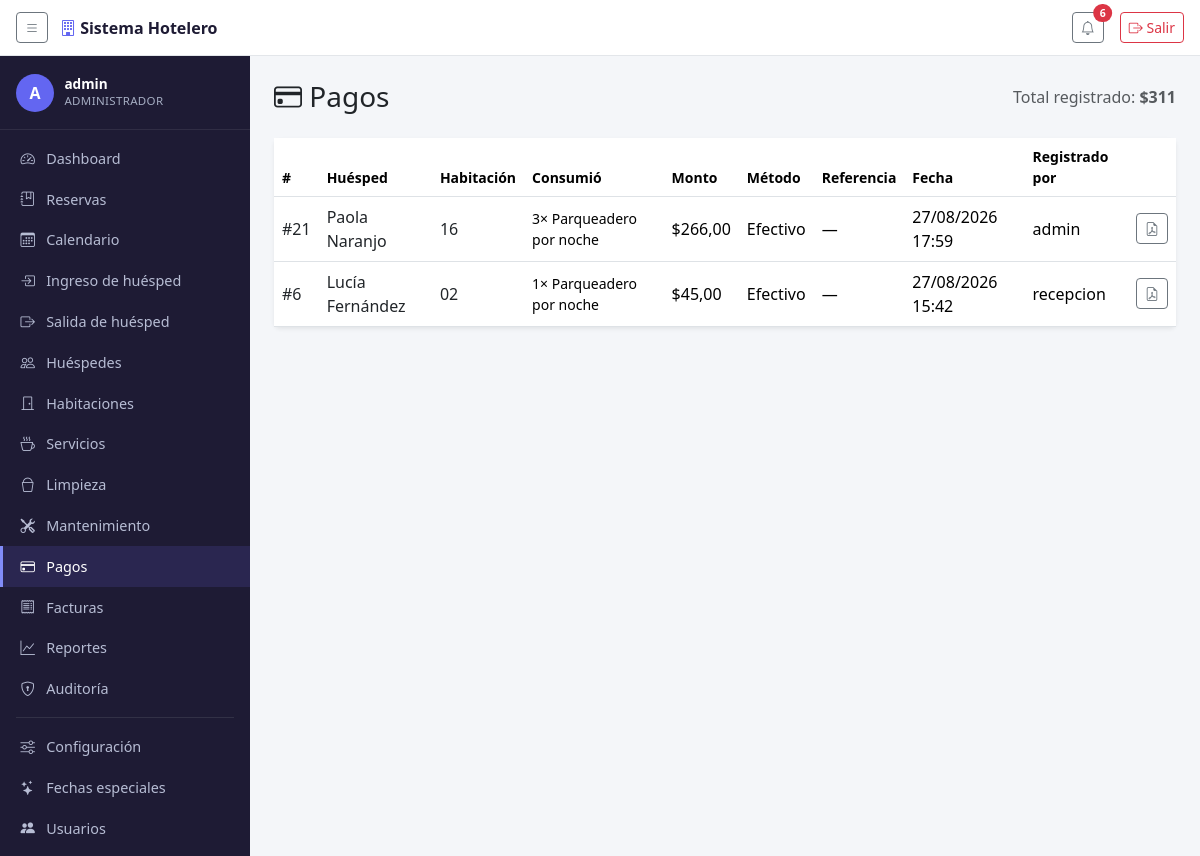
Screenshot of /pagos/ (signed in) with the database file from the repository.
### reservas/models.py (models this page shows, shortened)
class Pago(models.Model):
    reserva = models.ForeignKey(Reserva, on_delete=models.CASCADE, related_name='pagos')
    monto = models.DecimalField(max_digits=10, decimal_places=2)
    metodo = models.CharField(max_length=20, choices=METODOS_PAGO, default='Efectivo')
    referencia = models.CharField(
        max_length=100, blank=True, verbose_name='N.º de comprobante / referencia',
        help_text='Obligatorio para Transferencia y Tarjeta.',
    )
    fecha = models.DateTimeField(auto_now_add=True)
    usuario = models.ForeignKey(
        settings.AUTH_USER_MODEL, on_delete=models.SET_NULL, null=True, blank=True,
        help_text='Quién lo registró.',
    )
    observacion = models.TextField(blank=True)
    class Meta:
        ordering = ['-fecha']

class Reserva(models.Model):
    cliente = models.ForeignKey(Cliente, on_delete=models.RESTRICT)
    habitacion = models.ForeignKey(Habitacion, on_delete=models.CASCADE)
    fecha_ingreso = models.DateField()
    fecha_salida = models.DateField()
    creada_en = models.DateTimeField(auto_now_add=True, null=True)
    check_in_at = models.DateTimeField(null=True, blank=True)
    check_out_at = models.DateTimeField(null=True, blank=True)
    cancelada_en = models.DateTimeField(null=True, blank=True)
    motivo_cancelacion = models.TextField(blank=True)
    class Meta:
        ordering = ['-fecha_ingreso']
        constraints = [
            models.CheckConstraint(
                check=Q(fecha_salida__gt=models.F('fecha_ingreso')),
                name='reserva_fecha_salida_posterior_a_ingreso',
            ),
        ]
    def duracion(self):
        return (self.fecha_salida - self.fecha_ingreso).days
    def temporada_especial(self):
        return FechaEspecial.objects.filter(
            activo=True, fecha_inicio__lte=self.fecha_salida, fecha_fin__gte=self.fecha_ingreso,
        ).order_by('-fecha_inicio').first()
    def costo(self):
        base = self.habitacion.precio * self.duracion()
        temporada = self.temporada_especial()
        if temporada and temporada.porcentaje_ajuste:
            factor = Decimal('1') + (temporada.porcentaje_ajuste / Decimal('100'))
            base = (base * factor).quantize(Decimal('0.01'))
        return base
    def total_consumos(self):
        return self.consumos.aggregate(t=Sum('subtotal'))['t'] or 0
    def total_con_iva(self):
        return self.costo() + self.total_consumos()
    def total_pagado(self):
        return self.pagos.aggregate(t=Sum('monto'))['t'] or 0
    def saldo_pendiente(self):
        total = self.factura.total if hasattr(self, 'factura') else self.total_con_iva()
        return total - self.total_pagado()

class Cliente(models.Model):
    cedula = models.CharField(
        max_length=13, primary_key=True, verbose_name='N.º de documento',
        help_text='Cédula (10 dígitos) o RUC (13 dígitos) según el tipo elegido abajo.',
    )
    tipo_documento = models.CharField(max_length=20, choices=TIPOS_DOCUMENTO, default='Cedula')
    nombre = models.CharField(max_length=50)
    apellido = models.CharField(max_length=50)
    telefono = models.CharField(
        max_length=10, validators=[validar_telefono_ecuador],
        help_text='10 dígitos, empieza con 0 (ej. 0991234567).',
    )
    correo = models.EmailField()
    direccion = models.CharField(max_length=100, null=True, blank=True)
    nacionalidad = models.CharField(max_length=50, null=True, blank=True)
    observaciones = models.TextField(null=True, blank=True)
    class Meta:
        ordering = ['apellido', 'nombre']
    def nombre_completo(self):
        return f'{self.nombre} {self.apellido}'

class Habitacion(models.Model):
    codigo = models.CharField(max_length=100, primary_key=True)
    numero = models.CharField(max_length=10, unique=True)
    tipo = models.ForeignKey(TipoHabitacion, on_delete=models.PROTECT, related_name='habitaciones')
    precio = models.DecimalField(
        max_digits=10, decimal_places=2,
        help_text=(
            'Precio por noche que paga el huésped, IVA incluido (sección 31). '
            'Si se deja en blanco se usa el del tipo.'
        ),
    )
    estado = models.CharField(max_length=20, choices=ESTADOS_HABITACION, default='Disponible')
    piso = models.CharField(max_length=10, null=True, blank=True)
    descripcion = models.TextField(null=True, blank=True)
    caracteristicas = models.TextField(
        null=True, blank=True,
        help_text='Ej: vista al mar, balcón, aire acondicionado (texto libre por ahora).',
    )
    imagen = models.ImageField(upload_to='habitaciones/', null=True, blank=True)
    class Meta:
        ordering = ['numero']

### reservas/views.py (the view)
# urls.py: path('pagos/', views.pagos_lista, name='pagos_lista'),
@permission_required('reservas.view_pago', raise_exception=True)
def pagos_lista(request):
    pagos_qs = Pago.objects.select_related(
        'reserva__cliente', 'reserva__habitacion', 'usuario',
    ).prefetch_related('reserva__consumos__servicio')
    pagina = Paginator(pagos_qs, 25).get_page(request.GET.get('page'))
    total_periodo = pagos_qs.aggregate(t=Sum('monto'))['t'] or 0
    for pago in pagina:
        consumos = list(pago.reserva.consumos.all())
        pago.resumen_consumos = ', '.join(
            f'{c.cantidad}× {c.servicio.nombre}' for c in consumos
        )
    return render(request, 'reservas/pagos_lista.html', {
        'seccion': 'pagos',
        'pagina': pagina,
        'total': total_periodo,
    })

### reservas/context_processors.py (called while the page is built)
def tema_temporada(request):
    if not request.user.is_authenticated:
        return {}
    hoy = timezone.localdate()
    especial = FechaEspecial.objects.filter(
        activo=True, fecha_inicio__lte=hoy, fecha_fin__gte=hoy,
    ).exclude(tema='ninguno').order_by('-fecha_inicio').first()
    if not especial:
        return {'tema_temporada': None}
    estilos = _ESTILOS_TEMA.get(especial.tema)
    if not estilos:
        return {'tema_temporada': None}
    return {'tema_temporada': {**estilos, 'fecha_especial': especial}}

### reservas/templates/reservas/pagos_lista.html (shortened to what this page needs)
{% extends "base.html" %}
{% block content %}
<div class="d-flex justify-content-between align-items-center mb-4">
  <h1 class="h3 mb-0"><i class="bi bi-credit-card"></i> Pagos</h1>
  <span class="text-muted">Total registrado: <strong>${{ total }}</strong></span>
</div>
<div class="card border-0 shadow-sm">
  <div class="table-responsive">
    <table class="table align-middle mb-0">
      <thead>
        <tr class="text-muted small">
          <th>#</th>
          <th>Huésped</th>
          <th>Habitación</th>
          <th>Consumió</th>
          <th>Monto</th>
          <th>Método</th>
          <th>Referencia</th>
          <th>Fecha</th>
          <th>Registrado por</th>
          <th></th>
        </tr>
      </thead>
      <tbody>
        {% for p in pagina %}
        <tr>
          <td><a href="{% url 'reserva_detalle' p.reserva_id %}">#{{ p.reserva_id }}</a></td>
          <td><a href="{% url 'huesped_detalle' p.reserva.cliente.cedula %}">{{ p.reserva.cliente.nombre_completo }}</a></td>
          <td><a href="{% url 'habitacion_detalle' p.reserva.habitacion.codigo %}">{{ p.reserva.habitacion.numero }}</a></td>
          <td class="small">
            {% if p.resumen_consumos %}
            <span title="{{ p.resumen_consumos }}">{{ p.resumen_consumos|truncatechars:35 }}</span>
            {% else %}
            <span class="text-muted">Sin consumos</span>
            {% endif %}
          </td>
          <td>${{ p.monto }}</td>
          <td>{{ p.get_metodo_display }}</td>
          <td>{{ p.referencia|default:"—" }}</td>
          <td>{{ p.fecha|date:"d/m/Y H:i" }}</td>
          <td>{{ p.usuario|default:"—" }}</td>
          <td>
            <a href="{% url 'comprobante_pago_pdf' p.id %}" target="_blank" class="btn btn-sm btn-outline-secondary" title="Descargar comprobante">
              <i class="bi bi-file-earmark-pdf"></i>
            </a>
          </td>
        </tr>
        {% empty %}
        <tr><td colspan="10" class="text-center text-muted py-4">Todavía no hay pagos registrados.</td></tr>
        {% endfor %}
      </tbody>
    </table>
  </div>
</div>
{% endblock %}

### reservas/templates/base.html (shortened to what this page needs)
{% load static %}
<!DOCTYPE html>
<html lang="es">
<head>
<link href="https://cdn.jsdelivr.net/npm/bootstrap@5.3.3/dist/css/bootstrap.min.css" rel="stylesheet">
<link href="https://cdn.jsdelivr.net/npm/bootstrap-icons@1.11.3/font/bootstrap-icons.css" rel="stylesheet">
</head>
<body>
<header class="topbar">
  <button class="btn btn-sm btn-outline-secondary" id="toggle-sidebar" type="button" aria-label="Mostrar/ocultar menú">
    <i class="bi bi-list"></i>
  </button>
  <span class="brand"><i class="bi bi-building"></i> Sistema Hotelero</span>
  <div class="ms-auto d-flex align-items-center gap-3">
    {% if request.user.is_authenticated %}
    <div class="dropdown">
      <button class="btn btn-sm btn-outline-secondary position-relative" type="button" data-bs-toggle="dropdown" aria-expanded="false">
        <i class="bi bi-bell"></i>
        {% if notificaciones_count %}
        <span class="position-absolute top-0 start-100 translate-middle badge rounded-pill bg-danger">
          {{ notificaciones_count }}
        </span>
        {% endif %}
      </button>
    </div>
    {% endif %}
    <form method="post" action="{% url 'logout' %}" class="m-0">
      <button type="submit" class="btn btn-sm btn-outline-danger">
        <i class="bi bi-box-arrow-right"></i> Salir
      </button>
    </form>
  </div>
</header>
<nav class="sidebar" id="sidebar">
  {% if request.user.is_authenticated %}
  <div class="sidebar-usuario">
    <div class="avatar">{{ request.user.get_username|slice:":1"|upper }}</div>
    <div>
      <div class="nombre">{{ request.user.get_username }}</div>
      <div class="rol">
        {% if request.user.is_superuser %}Administrador{% else %}{{ request.user.groups.first.name|default:"Usuario" }}{% endif %}
      </div>
    </div>
  </div>
  {% endif %}
  <ul class="nav flex-column py-2">
    <li class="nav-item">
      <a class="nav-link {% if seccion == 'dashboard' %}active{% endif %}" href="{% url 'dashboard' %}">
        <i class="bi bi-speedometer2"></i> Dashboard
      </a>
    </li>
    {% if perms.reservas.view_reserva %}
    <li class="nav-item">
      <a class="nav-link {% if seccion == 'reservas' %}active{% endif %}" href="{% url 'reservas_lista' %}">
        <i class="bi bi-journal-bookmark"></i> Reservas
      </a>
    </li>
    <li class="nav-item">
      <a class="nav-link {% if seccion == 'calendario' %}active{% endif %}" href="{% url 'calendario' %}">
        <i class="bi bi-calendar3"></i> Calendario
      </a>
    </li>
    {% endif %}
    {% if perms.reservas.change_reserva %}
    <li class="nav-item">
      <a class="nav-link {% if seccion == 'checkin' %}active{% endif %}" href="{% url 'checkin_lista' %}">
        <i class="bi bi-box-arrow-in-right"></i> Ingreso de huésped
      </a>
    </li>
    <li class="nav-item">
      <a class="nav-link {% if seccion == 'checkout' %}active{% endif %}" href="{% url 'checkout_lista' %}">
        <i class="bi bi-box-arrow-right"></i> Salida de huésped
      </a>
    </li>
    {% endif %}
    {% if perms.reservas.view_cliente %}
    <li class="nav-item">
      <a class="nav-link {% if seccion == 'huespedes' %}active{% endif %}" href="{% url 'huespedes_lista' %}">
        <i class="bi bi-people"></i> Huéspedes
      </a>
    </li>
    {% endif %}
    {% if perms.reservas.view_habitacion %}
    <li class="nav-item">
      <a class="nav-link {% if seccion == 'habitaciones' %}active{% endif %}" href="{% url 'habitaciones_grid' %}">
        <i class="bi bi-door-closed"></i> Habitaciones
      </a>
    </li>
    {% endif %}
    {% if perms.reservas.view_servicio %}
    <li class="nav-item">
      <a class="nav-link" href="/admin/reservas/servicio/">
        <i class="bi bi-cup-hot"></i> Servicios
      </a>
    </li>
    {% endif %}
    {% if perms.reservas.view_tarealimpieza %}
    <li class="nav-item">
      <a class="nav-link {% if seccion == 'limpieza' %}active{% endif %}" href="{% url 'limpieza_lista' %}">
        <i class="bi bi-bucket"></i> Limpieza
      </a>
    </li>
    {% endif %}
    {% if perms.reservas.view_incidencia %}
    <li class="nav-item">
      <a class="nav-link {% if seccion == 'mantenimiento' %}active{% endif %}" href="{% url 'mantenimiento_lista' %}">
        <i class="bi bi-tools"></i> Mantenimiento
      </a>
    </li>
    {% endif %}
    {% if perms.reservas.view_pago %}
    <li class="nav-item">
      <a class="nav-link {% if seccion == 'pagos' %}active{% endif %}" href="{% url 'pagos_lista' %}">
        <i class="bi bi-credit-card"></i> Pagos
      </a>
    </li>
    {% endif %}
    {% if perms.reservas.view_factura %}
    <li class="nav-item">
      <a class="nav-link {% if seccion == 'facturas' %}active{% endif %}" href="{% url 'facturas_lista' %}">
        <i class="bi bi-receipt"></i> Facturas
      </a>
    </li>
    {% endif %}
    <li class="nav-item">
      <a class="nav-link {% if seccion == 'reportes' %}active{% endif %}" href="{% url 'reportes_lista' %}">
        <i class="bi bi-graph-up"></i> Reportes
      </a>
    </li>
    {% if perms.reservas.view_auditlog %}
    <li class="nav-item">
      <a class="nav-link {% if seccion == 'auditoria' %}active{% endif %}" href="{% url 'auditoria_lista' %}">
        <i class="bi bi-shield-lock"></i> Auditoría
      </a>
    </li>
    {% endif %}
    <li><hr class="text-secondary my-2 mx-3"></li>
    {% if perms.reservas.view_configuracionhotel %}
    <li class="nav-item">
      <a class="nav-link {% if seccion == 'configuracion' %}active{% endif %}" href="{% url 'configuracion' %}">
        <i class="bi bi-sliders"></i> Configuración
      </a>
    </li>
    {% endif %}
    {% if perms.reservas.view_fechaespecial %}
    <li class="nav-item">
      <a class="nav-link {% if seccion == 'fechas_especiales' %}active{% endif %}" href="{% url 'fechas_especiales_lista' %}">
        <i class="bi bi-stars"></i> Fechas especiales
      </a>
    </li>
    {% endif %}
    {% if request.user.is_superuser %}
    <li class="nav-item">
      <a class="nav-link {% if seccion == 'usuarios' %}active{% endif %}" href="{% url 'usuarios_lista' %}">
        <i class="bi bi-people-fill"></i> Usuarios
      </a>
    </li>
    {% endif %}
    <li><hr class="text-secondary my-2 mx-3"></li>
  </ul>
</nav>
<main class="contenido" id="contenido">
  {% block content %}{% endblock %}
</main>
</body>
</html>

### reservas/templates/base.html (style rules this page uses)
:root { --sidebar-width: 250px; --acento: #6366f1; --acento-oscuro: #4f46e5; --acento-claro: #818cf8; --sidebar-bg: #1e1b34; --sidebar-bg-hover: #2a2650; }
body { background: #f4f6f9; min-height: 100vh; }
.contenido a:not(.btn):not(.dropdown-item):not(.badge) { color: #212529; text-decoration: none; }
.topbar { height: 56px; background: #fff; border-bottom: 1px solid #e3e6ea; position: fixed; top: 0; left: 0; right: 0; z-index: 1030; display: flex; align-items: center; padding: 0 1rem; gap: .75rem; }
.topbar .brand { font-weight: 600; color: #1e1b34; }
.topbar .brand i { color: var(--acento); }
.sidebar { position: fixed; top: 56px; bottom: 0; left: 0; width: var(--sidebar-width); background: var(--sidebar-bg); overflow-y: auto; transition: transform .2s ease-in-out; z-index: 1020; }
.sidebar-usuario { padding: 1.1rem 1rem; display: flex; align-items: center; gap: .65rem; border-bottom: 1px solid rgba(255,255,255,.08); }
.sidebar-usuario .avatar { width: 38px; height: 38px; border-radius: 50%; background: var(--acento); color: #fff; display: flex; align-items: center; justify-content: center; font-weight: 700; flex-shrink: 0; }
.sidebar-usuario .nombre { color: #fff; font-size: .85rem; font-weight: 600; line-height: 1.2; }
.sidebar-usuario .rol { color: #a5adc2; font-size: .72rem; text-transform: uppercase; letter-spacing: .03em; }
.sidebar .nav-link { color: #b7bdd4; padding: .6rem 1rem; display: flex; align-items: center; gap: .6rem; border-left: 3px solid transparent; font-size: .9rem; }
.sidebar .nav-link i { width: 1.1rem; text-align: center; }
.sidebar .nav-link.active, .sidebar .nav-link:hover:not(.disabled) { background: var(--sidebar-bg-hover); color: #fff; border-left-color: var(--acento-claro); }
.contenido { margin-left: var(--sidebar-width); margin-top: 56px; padding: 1.5rem; transition: margin-left .2s ease-in-out; }

### rows the page displays
Pago: reserva_id "21", reserva.cliente.nombre_completo "Paola Naranjo", reserva.habitacion.numero "16", resumen_consumos "3× Parqueadero por noche", monto "266,00", metodo "Efectivo", referencia "—", fecha "27/08/2026 17:59", usuario "admin"
Pago: reserva_id "6", reserva.cliente.nombre_completo "Lucía Fernández", reserva.habitacion.numero "02", resumen_consumos "1× Parqueadero por noche", monto "45,00", metodo "Efectivo", referencia "—", fecha "27/08/2026 15:42", usuario "recepcion"

### other values shown
{{ notificaciones_count }} "6"
{{ request.user.get_username|slice:":1"|upper }} "A"
{{ request.user.get_username }} "admin"
{{ total }} "311"
